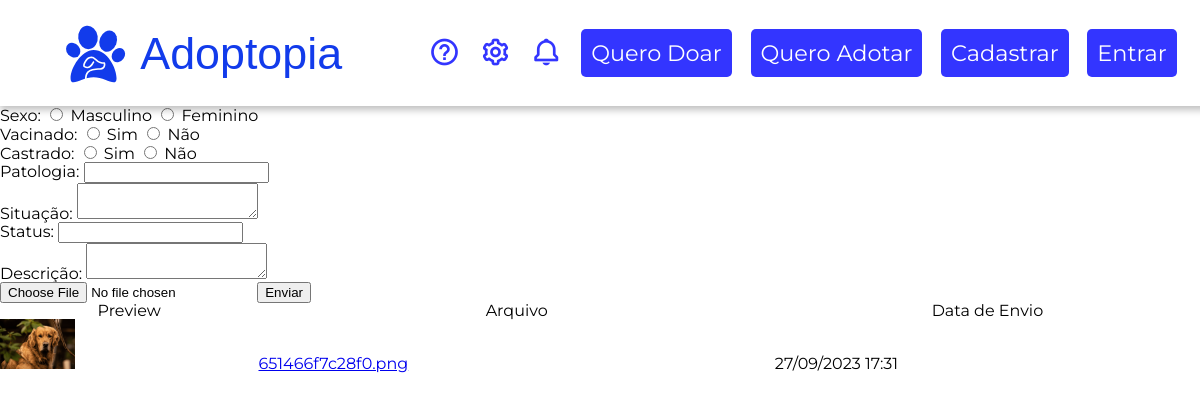
/quero-doar.php, run on an earlier commit of the app's database.
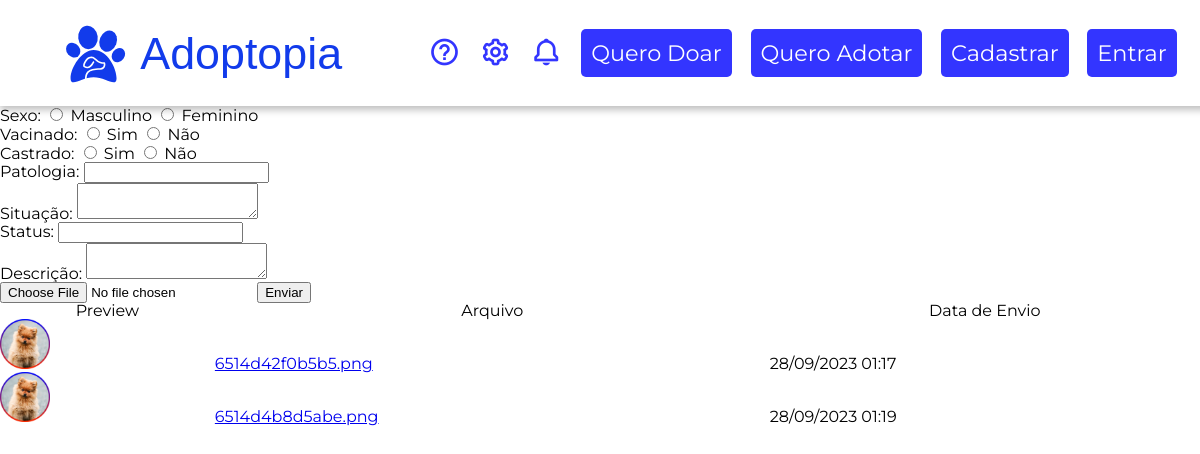
And on a later commit of the database.
### tables this page shows
CREATE TABLE `animais` (
  `id` int(11) NOT NULL,
  `idade` int(11) NOT NULL,
  `raca` varchar(50) NOT NULL,
  `nome` varchar(100) NOT NULL,
  `cor` varchar(20) NOT NULL,
  `porte` varchar(20) NOT NULL,
  `sexo` char(1) NOT NULL,
  `vacinado` char(1) NOT NULL,
  `castrado` char(1) NOT NULL,
  `patologia` varchar(200) NOT NULL,
  `situacao` text NOT NULL,
  `status` varchar(1) NOT NULL,
  `descricao` text NOT NULL,
  `created_at` timestamp NOT NULL DEFAULT current_timestamp(),
  `updated_at` timestamp NOT NULL DEFAULT current_timestamp() ON UPDATE current_timestamp(),
  `nomeArquivo` varchar(100) DEFAULT NULL,
  `path` varchar(100) NOT NULL
);

### quero-doar.php (the view, shortened to what this page needs)
<?php
include("conexao.php");
$sql_query = $mysqli->query("SELECT nomeArquivo, path, created_at FROM animais") or die($mysqli->error);
?>
<!DOCTYPE html>
<html lang="pt-BR">
<?php include 'head.php' ?>
<body>
    <?php include 'header.php' ?>
    <form action="quero-adotar.php" method="post" enctype="multipart/form-data">
        <label for="nome">Nome:</label>
        <input type="text" name="nome" required><br>
        <label for="idade">Idade:</label>
        <input type="text" name="idade" required><br>
        <label for="raca">Raça:</label>
        <input type="text" name="raca" required><br>
        <label for="cor">Cor:</label>
        <input type="text" name="cor" required><br>
        <label for="porte">Porte:</label>
        <input type="text" name="porte" required><br>
        <label for="sexo">Sexo:</label>
        <input type="radio" name="sexo" value="M" required> Masculino
        <input type="radio" name="sexo" value="F" required> Feminino<br>
        <label for="vacinado">Vacinado:</label>
        <input type="radio" name="vacinado" value="S" required> Sim
        <input type="radio" name="vacinado" value="N" required> Não<br>
        <label for="castrado">Castrado:</label>
        <input type="radio" name="castrado" value="S" required> Sim
        <input type="radio" name="castrado" value="N" required> Não<br>
        <label for="patologia">Patologia:</label>
        <input type="text" name="patologia"><br>
        <label for="situacao">Situação:</label>
        <textarea name="situacao" required></textarea><br>
        <label for="status">Status:</label>
        <input type="text" name="status" required><br>
        <label for="descricao">Descrição:</label>
        <textarea name="descricao" required></textarea><br>
        <input type="file" name="arquivo" accept=".jpg, .png">
        <input type="submit" value="Enviar">
    </form>
    <table border="1" cellpadding="10">
        <thead>
            <th>Preview</th>
            <th>Arquivo</th>
            <th>Data de Envio</th>
        </thead>
        <tbody>
            <?php
            while ($arquivo = $sql_query->fetch_assoc()) {
                ?>
                <tr>
                    <td><img height="50" src="<?php echo $arquivo['path']; ?>" alt=""></td>
                    <td><a target="_blank" href="<?php echo $arquivo['path']; ?>">
                            <?php echo $arquivo['nomeArquivo']; ?>
                        </a></td>
                    <td>
                        <?php echo date("d/m/Y H:i", strtotime($arquivo['created_at'])); ?>
                    </td>
                </tr>
                <?php
            }
            ?>
        </tbody>
    </table>
</body>
</html>

### head.php (shortened to what this page needs)
<head>
    <link rel="stylesheet" href="css/reset.css">
    <link rel="stylesheet" href="css/styles.css">
    <link href='https://unpkg.com/boxicons@2.1.4/css/boxicons.min.css' rel='stylesheet'>
</head>

### header.php (shortened to what this page needs)
<header>
    <nav class="navigation">
        <a href="index.php" class="logo">
            <img src="imgs/logo-only.svg" alt="logo">
            <h1 class="text-logo">Adoptopia</h1>
        </a>
        <ul class="nav-menu">
            <li><a href="#"><i class='bx bx-help-circle'></i></a></li>
            <li><a href="#"><i class='bx bx-cog'></i></a></li>
            <li><a href="#"><i class='bx bx-bell'></i></a></li>
            <li class="nav-item"><a href="quero-doar.php">Quero Doar</a></li>
            <li class="nav-item"><a href="quero-adotar.php">Quero Adotar</a></li>
            <?php include 'user.php' ?>
        </ul>
    </nav>
</header>

### user.php (shortened to what this page needs)
<?php if (!isset($_SESSION['id'])) {
    ?>
    <li class="nav-item"><a href="cadastro.php">Cadastrar</a></li>
    <li class="nav-item"><a href="login.php">Entrar</a></li>
<?php } ?>

### css/styles.css (style rules this page uses)
:root { --color-defaultB: #000; --color-defaultW: #fff; --color-principal: #0003ff; --color-principal2: #3335ff; --color-principal3: #4162EF; --font-default: 'Montserrat', sans-serif; }
body { display: flex; flex-direction: column; min-height: 100vh; width: 100%; font-family: var(--font-default); }
.navigation { min-height: 70px; z-index: 90; position: fixed; width: 100%; display: flex; align-items: center; justify-content: space-around; padding: 15px; background: var(--color-defaultW); box-shadow: 0px 4px 7px 0px rgba(0, 0, 0, 0.25); }
.navigation .logo { display: flex; align-items: center; gap: 0.75rem; text-decoration: none; }
.navigation .logo img { width: 4.0625rem; height: 3.6875rem; }
.navigation .logo .text-logo { color: var(--primary, #123BEB); font-family: 'Simply Rounded', sans-serif; font-size: 2.800rem; }
.navigation .nav-menu { display: flex; align-items: center; gap: 1.18rem; font-size: 1.4em; }
.navigation .nav-menu .nav-item a { padding: 0.62rem; background-color: var(--color-principal2); border-radius: 0.31rem; text-decoration: none; color: var(--color-defaultW); transition: 0.2s ease; }
.navigation .nav-menu i { cursor: pointer; font-size: 2rem; color: var(--color-principal2); }
@media (max-width: 1280px) { .navigation { padding: 18px 20px; transition: 0.3s ease-in-out; } }

What changed in the data, as far as the page shows it:
removed animais: path (picture), nomeArquivo "651466f7c28f0.png", created_at "27/09/2023 17:31"
added animais: path (picture), nomeArquivo "6514d42f0b5b5.png", created_at "28/09/2023 01:17"
added animais: path (picture), nomeArquivo "6514d4b8d5abe.png", created_at "28/09/2023 01:19"
